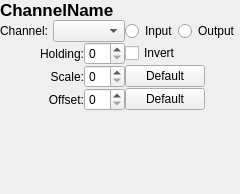
<?xml version="1.0" encoding="UTF-8"?>
<ui version="4.0">
 <class>Form</class>
 <widget class="QWidget" name="Form">
  <property name="geometry">
   <rect>
    <x>0</x>
    <y>0</y>
    <width>240</width>
    <height>194</height>
   </rect>
  </property>
  <property name="windowTitle">
   <string>Form</string>
  </property>
  <layout class="QGridLayout" name="gridLayout" columnstretch="0,1,2,2,4">
   <property name="margin">
    <number>0</number>
   </property>
   <property name="spacing">
    <number>0</number>
   </property>
   <item row="2" column="2">
    <widget class="SpinBox" name="holdingSpin"/>
   </item>
   <item row="3" column="2">
    <widget class="SpinBox" name="scaleSpin"/>
   </item>
   <item row="1" column="3" colspan="2">
    <layout class="QHBoxLayout" name="horizontalLayout_2">
     <item>
      <widget class="QRadioButton" name="inputRadio">
       <property name="text">
        <string>Input</string>
       </property>
      </widget>
     </item>
     <item>
      <widget class="QRadioButton" name="outputRadio">
       <property name="text">
        <string>Output</string>
       </property>
      </widget>
     </item>
     <item>
      <spacer name="horizontalSpacer_2">
       <property name="orientation">
        <enum>Qt::Horizontal</enum>
       </property>
       <property name="sizeHint" stdset="0">
        <size>
         <width>40</width>
         <height>20</height>
        </size>
       </property>
      </spacer>
     </item>
    </layout>
   </item>
   <item row="1" column="0" colspan="3">
    <layout class="QHBoxLayout" name="horizontalLayout">
     <item>
      <widget class="QLabel" name="label">
       <property name="text">
        <string>Channel:</string>
       </property>
      </widget>
     </item>
     <item>
      <widget class="QComboBox" name="channelCombo"/>
     </item>
    </layout>
   </item>
   <item row="3" column="3">
    <widget class="QPushButton" name="scaleDefaultBtn">
     <property name="text">
      <string>Default</string>
     </property>
    </widget>
   </item>
   <item row="4" column="3">
    <widget class="QPushButton" name="offsetDefaultBtn">
     <property name="text">
      <string>Default</string>
     </property>
    </widget>
   </item>
   <item row="2" column="3">
    <widget class="QCheckBox" name="invertCheck">
     <property name="text">
      <string>Invert</string>
     </property>
    </widget>
   </item>
   <item row="0" column="0" colspan="3">
    <widget class="QLabel" name="nameLabel">
     <property name="font">
      <font>
       <pointsize>13</pointsize>
       <weight>75</weight>
       <bold>true</bold>
      </font>
     </property>
     <property name="text">
      <string>ChannelName</string>
     </property>
    </widget>
   </item>
   <item row="5" column="3">
    <spacer name="verticalSpacer">
     <property name="orientation">
      <enum>Qt::Vertical</enum>
     </property>
     <property name="sizeHint" stdset="0">
      <size>
       <width>20</width>
       <height>40</height>
      </size>
     </property>
    </spacer>
   </item>
   <item row="4" column="2">
    <widget class="SpinBox" name="offsetSpin"/>
   </item>
   <item row="2" column="1">
    <widget class="QLabel" name="holdingLabel">
     <property name="text">
      <string>Holding:</string>
     </property>
     <property name="alignment">
      <set>Qt::AlignRight|Qt::AlignTrailing|Qt::AlignVCenter</set>
     </property>
    </widget>
   </item>
   <item row="3" column="1">
    <widget class="QLabel" name="scaleLabel">
     <property name="text">
      <string>Scale:</string>
     </property>
     <property name="alignment">
      <set>Qt::AlignRight|Qt::AlignTrailing|Qt::AlignVCenter</set>
     </property>
    </widget>
   </item>
   <item row="4" column="1">
    <widget class="QLabel" name="offsetLabel">
     <property name="text">
      <string>Offset:</string>
     </property>
     <property name="alignment">
      <set>Qt::AlignRight|Qt::AlignTrailing|Qt::AlignVCenter</set>
     </property>
    </widget>
   </item>
   <item row="2" column="0" rowspan="3">
    <spacer name="horizontalSpacer_3">
     <property name="orientation">
      <enum>Qt::Horizontal</enum>
     </property>
     <property name="sizeHint" stdset="0">
      <size>
       <width>40</width>
       <height>20</height>
      </size>
     </property>
    </spacer>
   </item>
   <item row="2" column="4" rowspan="3">
    <spacer name="horizontalSpacer">
     <property name="orientation">
      <enum>Qt::Horizontal</enum>
     </property>
     <property name="sizeHint" stdset="0">
      <size>
       <width>42</width>
       <height>1</height>
      </size>
     </property>
    </spacer>
   </item>
  </layout>
 </widget>
 <customwidgets>
  <customwidget>
   <class>SpinBox</class>
   <extends>QSpinBox</extends>
   <header>acq4.pyqtgraph</header>
  </customwidget>
 </customwidgets>
 <resources/>
 <connections/>
</ui>
